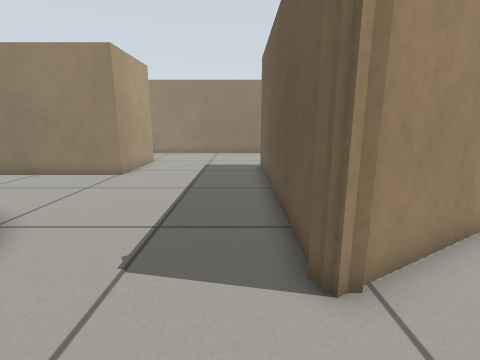
view 1 (above)

20 first-person views from a walk through a robot-simulator world made for Gazebo. The camera is 0.61 m above the floor, tilts 12° down and sees 85° across. The floor is counted in squares, 0.25 m on a side. Each view is taken from the middle of a square. On the plan, view 1 faces up. The plan holds only what a view shows up to about 17 squares ahead; the rest is blank.

view 2
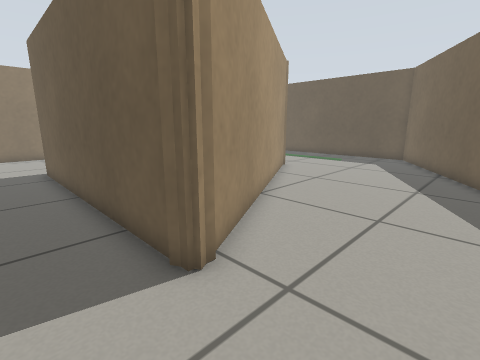

view 3
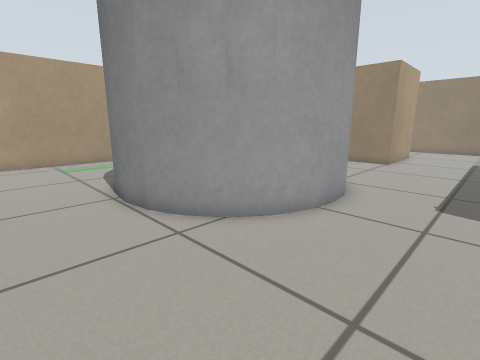

view 4
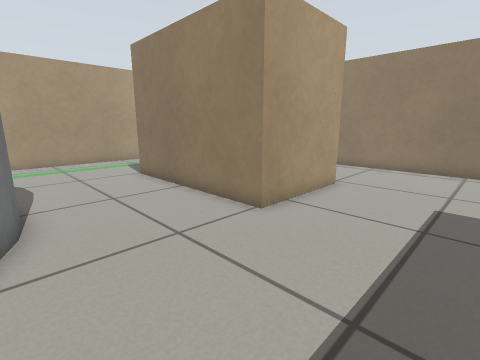

view 5
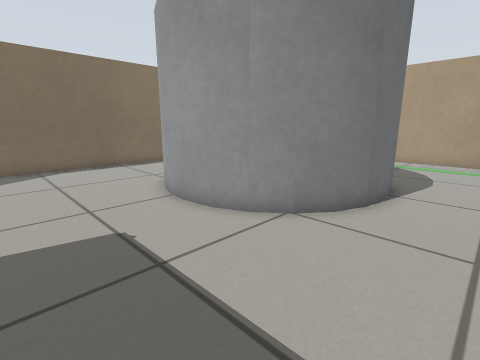

view 6
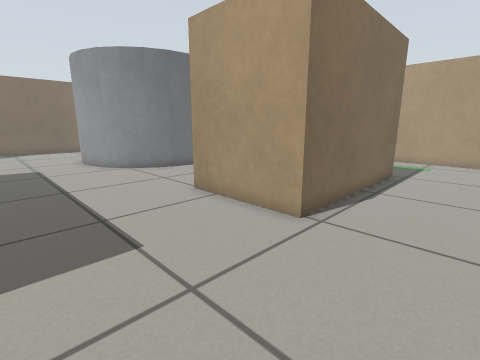

view 7
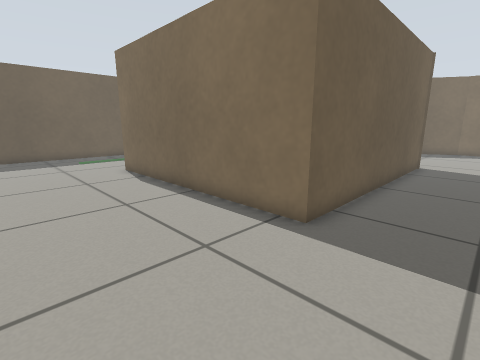

view 8
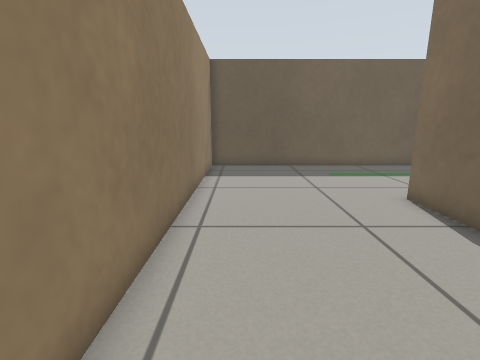

view 9
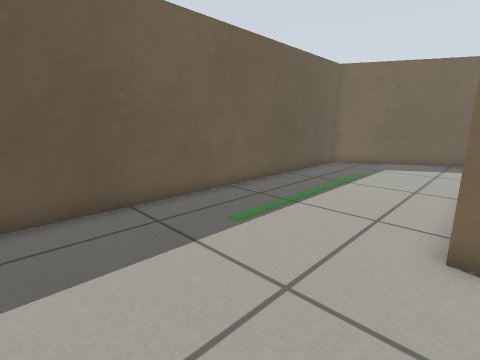

view 10
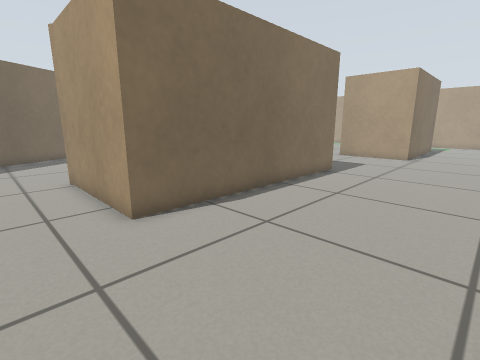

view 11
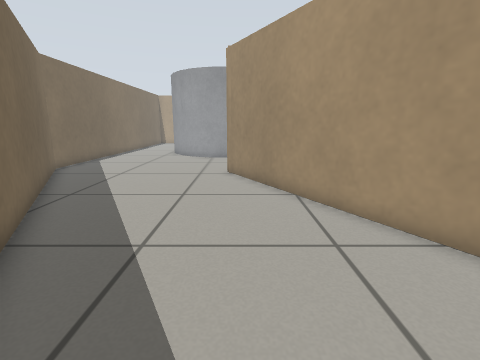

view 12
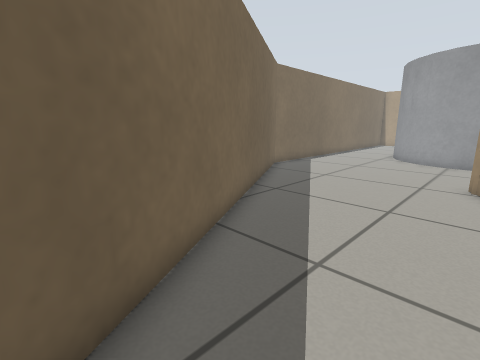

view 13
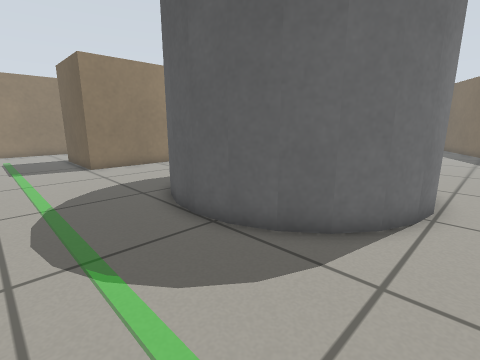

view 14
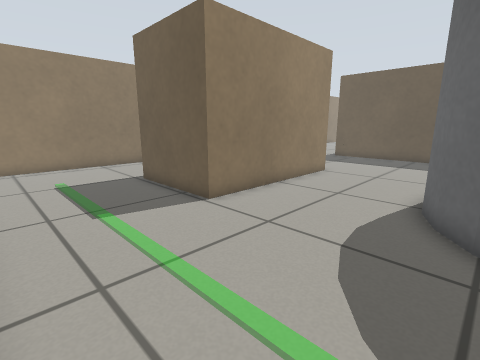

view 15
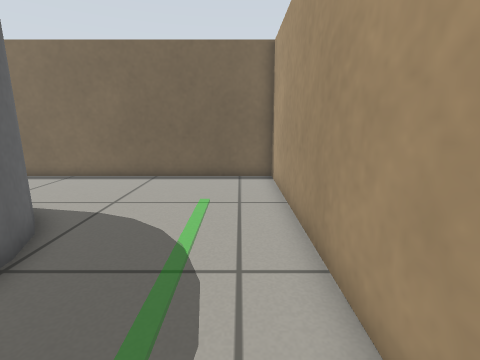

view 16
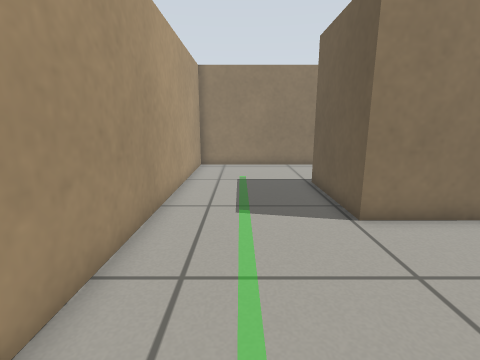

view 17
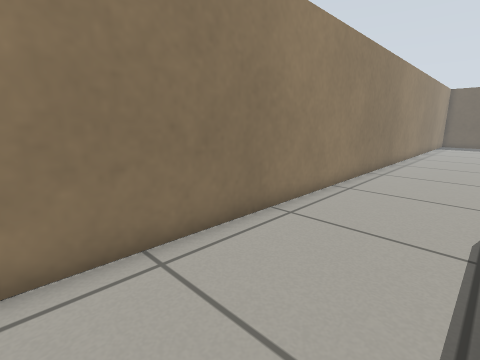

view 18
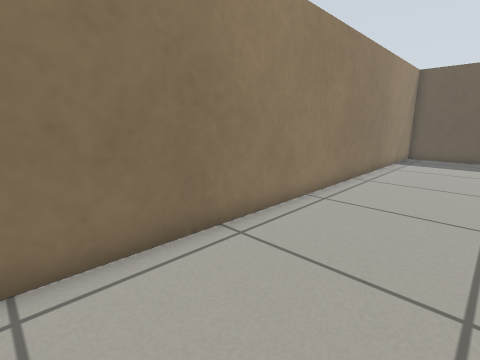

view 19
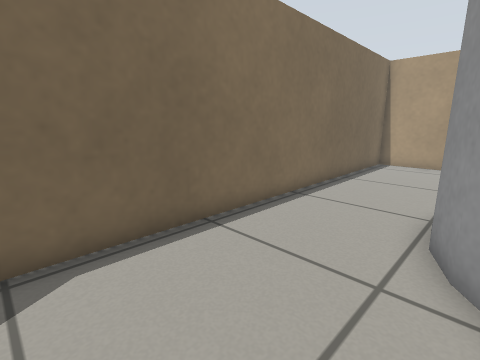

view 20
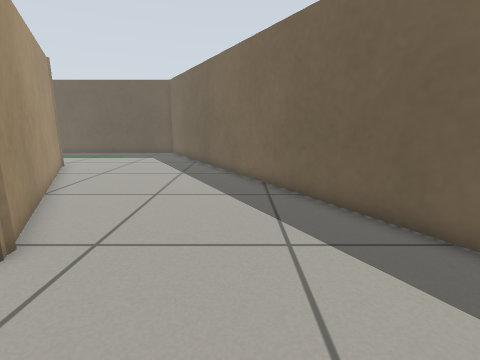

### Floor plan
Key: @ floor where view 1 was taken; # wall or solid block; . floor; C grey cylinder.
Columns run from 20 left of view 1 to 20 right of it. Each row starts with its distance up from view 1.
 23 #########################################
 22 #.......................................#
 21 #.......................................#
 20 #.......................................#
 19 #.......................................#
 18 #.......................................#
 17 #.....#########.........................#
 16 #.....#       #.........................#
 15 #.....#       #......############.......#
 14 #.....#       #......#          #.......#
 13 #.....#########......#          #.......#
 12 #....................#          #.......#
 11 #....................#          #.......#
 10 #....................#          #.......#
  9 #....................#        ###.......#
  8 #....................#      ###.........#
  7 #.......CCCCCC.......#    ###...........#
  6 #......CC    CC......#   ##.............#
  5 #......C      CC.....#####..............#
  4 #.....C        C.....###..............###
  3 #.....C        C....................###
  2 #.....C        C...................##
  1 #.....CC       C.................###
  0 #......CC     C.....@..........###
 -1 #.......CC  CCC..............###
 -2 #.........CCC...............##
 -3 #.........................###
 -4 #.......................###
 -5 #......................##
 -6 ########################

Positions as (right, up) in squares from view 1, and headings:
1: (0, 0), facing up
2: (-1, 0), facing up-right
3: (-1, -5), facing up-left
4: (-1, 7), facing up-left
5: (0, 10), facing down-left
6: (0, 21), facing down-left
7: (-2, 21), facing down-right
8: (4, 21), facing right
9: (12, 21), facing down-right
10: (15, 22), facing down-left
11: (15, 4), facing left
12: (14, 4), facing down-left
13: (-18, -3), facing up-right
14: (-19, 6), facing up-right
15: (-18, 6), facing down
16: (-17, 6), facing up
17: (-16, 18), facing up-right
18: (-2, 18), facing up-right
19: (-2, -1), facing down-left
20: (-3, -1), facing right
